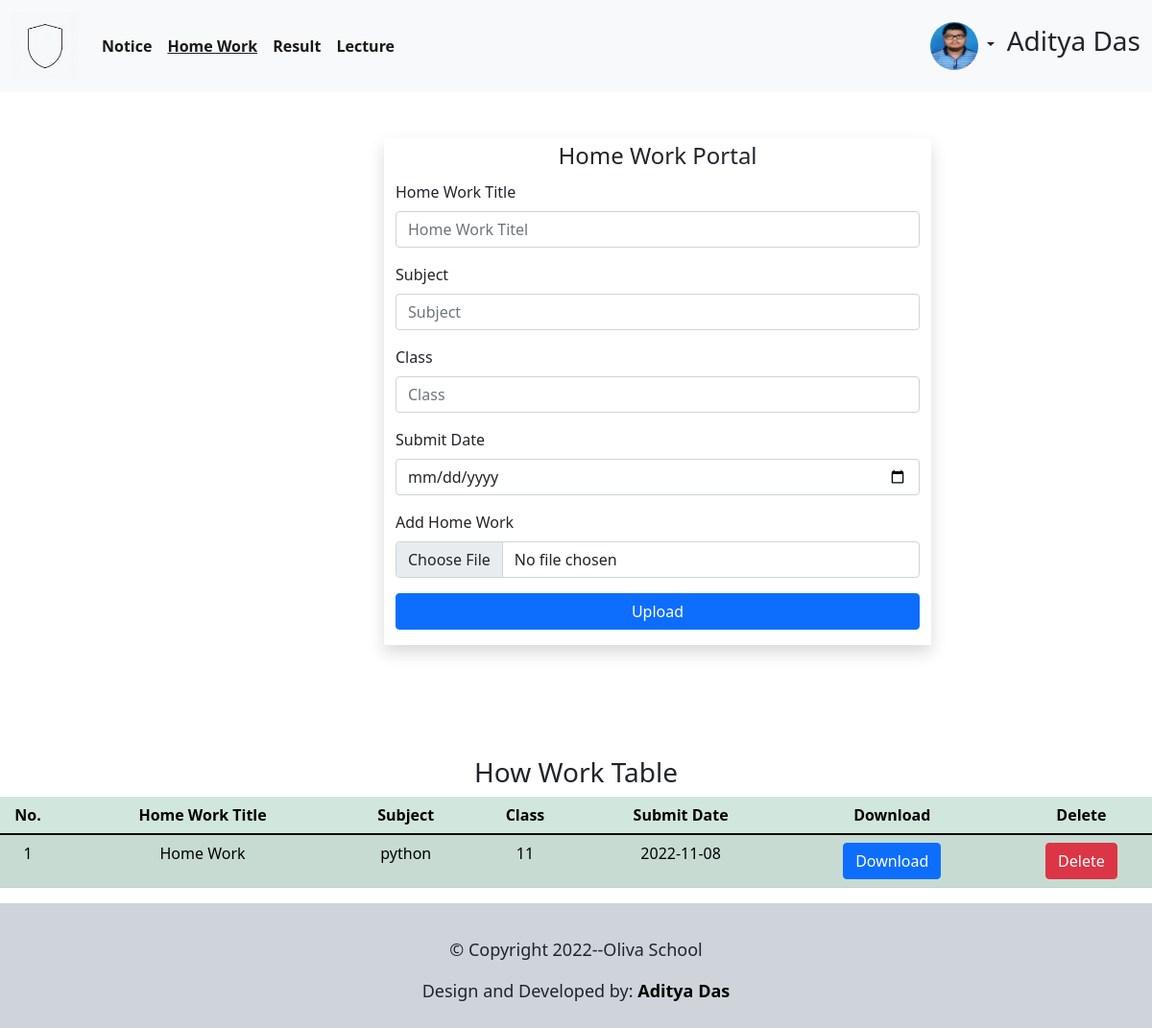
Page /Teacher/homework.php (signed in) on the committed database.
### tables this page shows
CREATE TABLE `homework` (
  `id` int(11) NOT NULL,
  `Name` varchar(100) NOT NULL,
  `Subject` varchar(100) NOT NULL,
  `Class` varchar(100) NOT NULL,
  `Date` varchar(100) NOT NULL,
  `Work` varchar(100) NOT NULL,
  `Size` varchar(100) NOT NULL
);

### Teacher/homeworklogic.php (called while the page is built, shortened)
<?php
include 'db.php';
$sql = "SELECT * FROM `homework` order by homework.id desc";
$result = mysqli_query($conn,$sql);
$file = mysqli_fetch_all($result,MYSQLI_ASSOC);
        ?>

### Teacher/homework.php (the view, shortened to what this page needs)
<?php include 'homeworklogic.php'; ?>
<html lang="en">
<head>
    <link rel="stylesheet" href="../Resorce/footer.css">
    <link rel="stylesheet" href="../Resorce/bootstrap.css">
    <link rel="stylesheet" href="../Resorce/studentmanage.css">
    <link rel="stylesheet" href="../Resorce/style.css">
    <link rel="stylesheet" href="../Resorce/student.css">
    <link rel="stylesheet" href="https://cdnjs.cloudflare.com/ajax/libs/font-awesome/6.1.1/css/all.min.css">
</head>
<body>
  <div id="con">
    <div id="main">
    <nav class="navbar navbar-expand-lg navbar-light bg-light">
    <div class="container-fluid">
      <a class="navbar-brand" href="teacher"><img src="../Resorce/logo.gif" style="height: 70px;" alt=""></a>
      <div class="collapse navbar-collapse" id="navbarSupportedContent">
        <ul class="navbar-nav me-auto mb-2 mb-lg-0">
          <li class="nav-item">
            <b><a class="nav-link active" aria-current="page" href="uplodenotice">Notice</a></b>
          </li>
          <li class="nav-item">
            <b><u><a class="nav-link active" aria-current="page" href="homework">Home Work</a></u></b>
          </li>
          <li class="nav-item">
            <b><a class="nav-link active" aria-current="page" href="result">Result</a></b>
          </li>
          <li class="nav-item">
            <b><a class="nav-link active" aria-current="page" href="lecture">Lecture</a></b>
          </li>
        </ul>
        <div class="d-flex">
          <div class="dropdown float-right ">
            <button class="btn btn-transparent dropdown-toggle" type="button" id="dropdownMenu2" data-bs-toggle="dropdown" aria-expanded="false">
            <?php
            if(isset($_SESSION['image'])){
              echo "<img src='../Admin/".$_SESSION['image']."' class='rounded-circle z-depth-2' alt='...' height='50px' width='50px'>";
            }
            else{
              echo "<img src='../Resorce/default-avatar.jpg' class='rounded-circle z-depth-2' alt='...' height='50px' width='50px'>";
            }
            ?>
            </button>
          </div>
          <div>
            <h3 style="margin-top: 10px ;">
              <?php
              if(isset($_SESSION['Name'])){
                echo  $_SESSION['Name'];
              }
              ?>
            </h3>
          </div>
        </div>
      </div>
    </div>
  </nav>
  <div class="container mt-5 ">
        <div class="row">
            <div class="col-md-6 bg-white shadow">
                <form method="POST" action="homeworklogic" enctype="multipart/form-data">
                    <legend class="text-center">Home Work Portal</legend>
                    <div class="mb-3">
                        <label for="disabledTextInput" class="form-label">Home Work Title</label>
                        <input type="text" id="disabledTextInput" class="form-control" placeholder="Home Work Titel" name="titel">
                    </div>
                    <div class="mb-3">
                        <label for="disabledTextInput" class="form-label">Subject</label>
                        <input type="text" id="disabledTextInput" class="form-control" placeholder="Subject" name="sub">
                    </div>
                    <div class="mb-3">
                        <label for="disabledTextInput" class="form-label">Class</label>
                        <input type="text" id="disabledTextInput" class="form-control" placeholder="Class" name="class">
                    </div>
                    <div class="mb-3">
                        <label for="disabledTextInput" class="form-label">Submit Date</label>
                        <input type="date" id="disabledTextInput" class="form-control" placeholder="Student Name" name="ndate">
                    </div>
                    <div class="mb-3">
                        <label for="disabledTextInput" class="form-label">Add Home Work</label>
                        <input type="file" id="disabledTextInput" class="form-control" placeholder="Student Name" name="myfile">
                    </div>
                    <button type="submit" name="upload" value="upload file" class="btn btn-primary w-100">Upload</button>
                </form>
            </div>
        </div>
    </div>
    <div class="row">
      <h3 class="text-center mt-3">How Work Table</h3>
      <table class="table table-success table-striped">
        <thead class="text-center">
        <th>No.</th>
        <th>Home Work Title</th>
        <th>Subject</th>
        <th>Class</th>
        <th>Submit Date</th>
        <th>Download</th>
        <th scope="col">Delete</th>
        </thead>
        <tbody class="text-center">
        <?php
        foreach($file as $key => $file):
          $i = $key +1;
        ?>
          <tr>
            <td><?php echo $i ?></td>
            <td><?php echo $file['Name'] ?></td>
            <td><?php echo $file['Subject'] ?></td>
            <td><?php echo $file['Class'] ?></td>
            <td><?php echo $file['Date'] ?></td>
            <td><a href="../Home Work/<?php echo $file['Work'] ?>" class="btn btn-primary">Download</a></td>
            <td><a href="hdelete?ID=<?php echo $file['id']?>" class="btn btn-danger">Delete</a></td>
          </tr>
        <?php endforeach; ?>
        </tbody>
      </table>
    </div>
    </div>
  </div>
  <footer id="footer">
  <p>© Copyright <script>document.write(new Date().getFullYear())</script>--Oliva School</p>
  <p>Design and Developed by: <a href="https://www.linkedin.com/in/aditya-das-513883222?lipi=urn%3Ali%3Apage%3Ad_flagship3_profile_view_base_contact_details%3BJ57FP0esQ0WqqQX6Wx2s8w%3D%3D" target="_blank">Aditya Das</a></p>
  </footer>
</body>
</html>

### Resorce/footer.css (style rules this page uses)
* { padding: 0; }
html, body { height: 100%; }
#con { min-height: 100%; }
#main { overflow: auto; padding-bottom: 100px; }
#footer { background: #ced4da; position: relative; height: 130px; margin-top: -100px; clear: both; font-size: 18px; padding: 35px; text-align: center; position: relative; right: 0; left: 0; bottom: 0; }
#footer a { text-decoration: none; font-weight: bold; color: black; }

### Resorce/studentmanage.css (style rules this page uses)
.container { margin-top: 100px; padding-bottom: 100px; margin-left: 400px; }

### Resorce/style.css (style rules this page uses)
.navbar-nav { margin-right: 100px; }

### rows in the picture
homework: i "1", Name "Home Work", Subject "python", Class "11", Date "2022-11-08"

### other values in the picture
$_SESSION['Name'] "Aditya Das"
